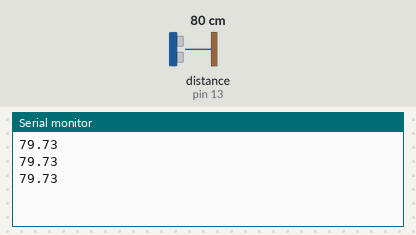
A sketch run on a simulated Arduino Uno, built with avr-gcc and run on an emulated ATmega328P. Shown: the last lines printed to the serial monitor. Wiring (inferred from the names in the program): ultrasonic range finder: trigger pin 12; echo pin 13. The inputs (shaded band) are chosen by the test bench; at power-on: distance to the obstacle (sensor on pin 13) 80 cm. The echo pulse lasts 58.3 µs per cm.

Above: at 1.3 s.
1.4 s: distance to the obstacle (sensor on pin 13) set to 2 cm
At 1.9 s:
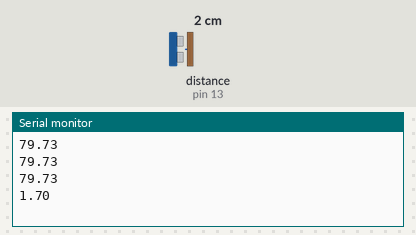
2.9 s: distance to the obstacle (sensor on pin 13) set to 4 cm
At 3.4 s:
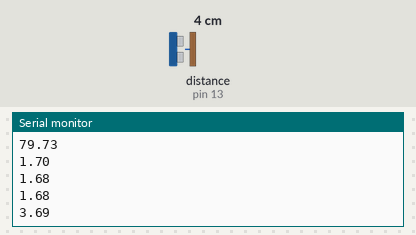
Timing chart, 0 to 5.9 s (numbered marks = the images above; inputs shaded):
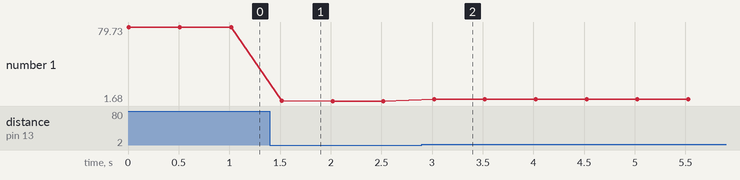

Measured:
- after the input at 1.4 s, the serial monitor: prints a new line after 0.12 s (image 1)
- after the input at 2.9 s, the serial monitor: prints a new line after 0.12 s (image 2)
- plotted number 1: 79.73 → 1.68 after the input at 1.4 s, 1.68 → 3.69 after the input at 2.9 s

The sketch:

us015.ino
```cpp
/*
Setup connection:
        US-015      Arduino
        VCC         3.3V
        GND         GND
        TRIG        8
        ECHO        7
*/

const int TRIG = 12;
const int ECHO = 13;

// setup UltraSonic US-015
void setupUltraSonic()
{
    pinMode(TRIG, OUTPUT);  // TRIG using for signaling
    pinMode(ECHO, INPUT);   // ECHO using for receiver
}

// compute distance from Sensor to Object
float distance2Object(int trigPin, int echoPin)
{
    // signaling from TRIG
    digitalWrite(trigPin, 0);  // turn off TRIG
    delayMicroseconds(2);
    digitalWrite(trigPin,1);   // turn on TRIG
    delayMicroseconds(10);  // signal pulse has length 10 micro secs
    digitalWrite(trigPin, 0);

    // // measure time
    // while(!digitalRead(echoPin)) {;}
    // unsigned long start = micros();
    // while(digitalRead(echoPin)) {;}
    // unsigned long finish = micros();

    float duration = pulseIn(echoPin,HIGH);
    // compute distance to object
    float distance = duration/2.0*0.03432;
    return distance;
}

void setup()
{
    // put your setup code here, to run once:
    Serial.begin(9600);     // communicate Seirial with baudrate 9600
    setupUltraSonic();
}

void loop()
{
    float distance = distance2Object(TRIG, ECHO);
    // print on Serial screen
    Serial.println(distance);     // cm
    delay(500);
}
```
